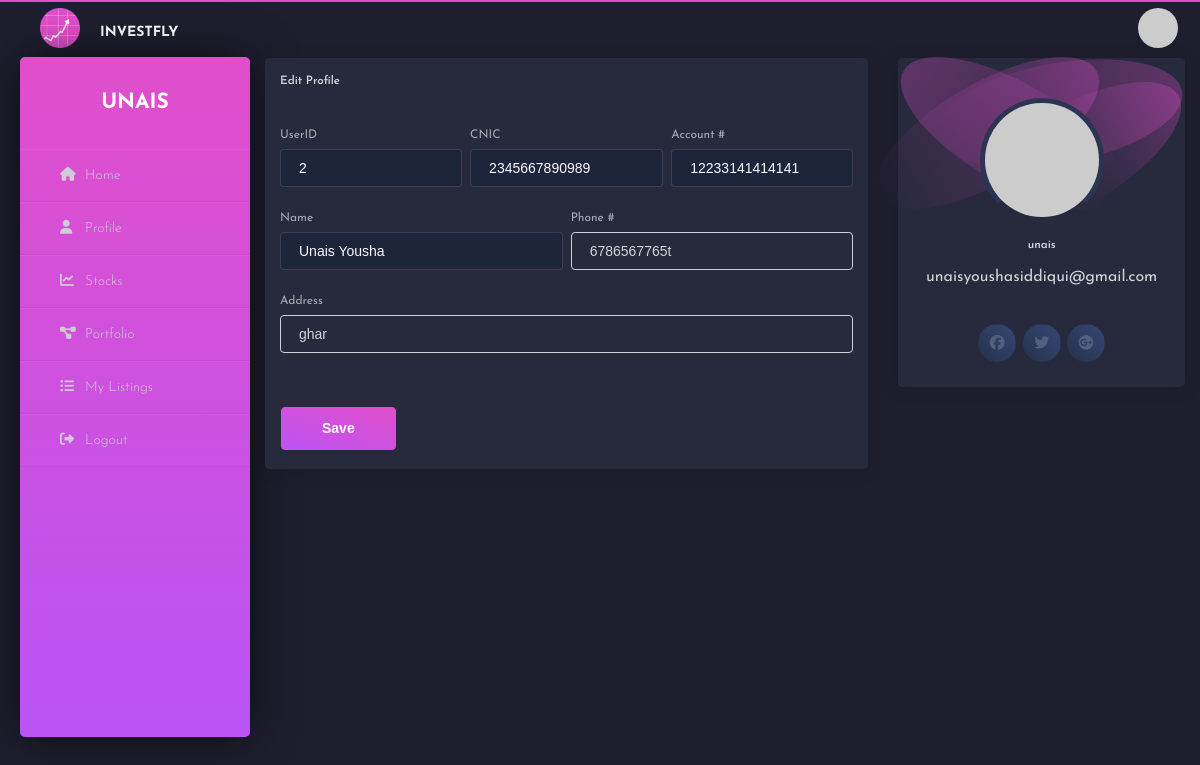
Page /profile (signed in) on the committed database.
### app/models.py (models this page shows, shortened)
class user_login(UserMixin, db.Model):
    id = db.Column(db.Integer, primary_key=True, nullable=False)
    username = db.Column(db.String(64), index=True, unique=True, nullable=False)
    email = db.Column(db.String(120), index=True, unique=True, nullable=False)
    password_hash = db.Column(db.String(128))
    def avatar(self, size):
        digest = md5(self.email.lower().encode('utf-8')).hexdigest()
        return 'https://www.gravatar.com/avatar/{}?d=identicon&s={}'.format(digest, size)

class user_info(db.Model):
    id = db.Column(db.Integer, primary_key=True, nullable=False)
    user_id = db.Column(db.Integer, db.ForeignKey('user_login.id',onupdate='CASCADE',ondelete='CASCADE'),unique=True, nullable=False)
    fname= db.Column(db.String(20))
    phone= db.Column(db.String, unique=True, nullable=False)
    acc_num= db.Column(db.Integer, unique=True, nullable=False)
    cnic= db.Column(db.Integer, unique=True, nullable=False)
    addr= db.Column(db.String(50))

### app/routes.py (the view)
@app.route('/profile', methods = ['GET', 'POST'])
@login_required
def profile():
    user = user_info.query.filter_by(user_id=current_user.id).first_or_404()
    form = EditProfileForm()
    if form.validate_on_submit():
        if user_info.valid_phone_num(form.phone.data):
            user.phone = form.phone.data
            user.addr = form.addr.data
            db.session.commit()
    return render_template('profile.html',user=user,form=form)

### app/forms.py
class EditProfileForm(FlaskForm):
    phone = StringField('Phone Number')
    addr = TextField('Phone Number')
    submit = SubmitField('Submit')

### app/models.py (called while the page is built)
@app.before_request
def before_request():
    session.permanent = True
    app.permanent_session_lifetime = timedelta(seconds=600)

@login.user_loader
def load_user(id):
    return user_login.query.get(int(id))

### app/templates/profile.html (shortened to what this page needs)
{% extends "base2.html" %}
{% block head %}
	<link rel= "stylesheet" type= "text/css" href= "{{url_for('static',filename='css/profile.css')}}">
{% endblock %}
{% block content %}
<div class="rowm">
  <div class="col-md-8">
    <div class="card">
      <div class="card-header">
        <h5 class="title">Edit Profile</h5>
      </div>
      <div class="card-body">
        <form action="" method="post" novalidate>
          <div class="row">
            <div class="col-md-5 pr-md-1">
              <div class="form-group">
                <label>UserID</label>
                <input type="text" class="form-control" disabled="" placeholder="{{ current_user.id }}">
              </div>
            </div>
            <div class="col-md-3 px-md-1">
              <div class="form-group">
                <label>CNIC</label>
                <input type="text" class="form-control" disabled="" placeholder="{{ user.cnic }}">
              </div>
            </div>
            <div class="col-md-4 pl-md-1">
              <div class="form-group">
                <label >Account #</label>
                <input class="form-control" disabled="" placeholder="{{ user.acc_num }}">
              </div>
            </div>
          </div>
          <div class="row">
            <div class="col-md-6 pr-md-1">
              <div class="form-group">
                <label>Name</label>
                <input type="text" class="form-control" disabled="" placeholder="{{user.fname}}">
              </div>
            </div>
            <div class="col-md-6 pl-md-1">
              <div class="form-group">
                <label>Phone #</label>
                <input type="text" class="form-control" placeholder="{{ user.phone }}" value="{{ user.phone }}" name="phone" maxlength="11" pattern="\d*" >
              </div>
            </div>
          </div>
          <div class="row">
            <div class="col-md-12">
              <div class="form-group">
                <label>Address</label>
                <input type="text" class="form-control" placeholder="{{ user.addr}}" value="{{ user.addr }}" name="addr">
              </div>
            </div>
          </div>
      </div>
      <div class="card-footer">
        <button type="submit" class="btn btn-fill btn-primary">Save</button>
      </div>
    </div>
  </div>
  <div class="col-md-4">
    <div class="card card-user">
      <div class="card-body">
        <p class="card-text">
          <div class="author">
            <a href="javascript:void(0)">
              <img class="avatar" src="{{current_user.avatar(128)}}" >
              <h5 class="title">
                {{ current_user.username }}
              </h5>
            </a>
            <p class="description">
              {{ current_user.email }}
            </p>
          </div>
        </p>
      </div>
      <div class="card-footer">
        <div class="button-container">
          <button href="javascript:void(0)" class="btn btn-icon btn-round btn-facebook">
            <i class="fab fa-facebook"></i>
          </button>
          <button href="javascript:void(0)" class="btn btn-icon btn-round btn-twitter">
            <i class="fab fa-twitter"></i>
          </button>
          <button href="javascript:void(0)" class="btn btn-icon btn-round btn-google">
            <i class="fab fa-google-plus"></i>
          </button>
        </div>
      </div>
    </div>
  </div>
</div>
{% endblock %}

### app/templates/base2.html (shortened to what this page needs)
<!DOCTYPE html>
<html lang="en">
<head>
    <link rel= "stylesheet" type= "text/css" href= "{{url_for('static',filename='css/base2.css')}}">
    {% block head %}{% endblock %}
</head>
<body>
<div class="wrapper">
    <img class="img" src="{{url_for('static',filename='img/logo1.png')}}" width="40" height="40" alt="" loading="lazy">
    <div class="header">
        <h4>INVESTFLY</h4>
    </div>
    <img class="user" src="{{current_user.avatar(128)}}" width="40" height="40" alt="" loading="lazy">
    <div class="sidebar">
        <h2>{{current_user.username}}</h2>
        <ul>
            <li><a href="{{ url_for('home_page' )}}"><i class="fas fa-home"></i>Home</a></li>
            <li><a href="{{ url_for('profile') }}"><i class="fas fa-user"></i>Profile</a></li>
            <li><a href="{{ url_for('stocks') }}"><i class="fas fa-chart-line"></i>Stocks</a></li>
            <li><a href="{{ url_for('portfolio') }}"><i class="fas fa-project-diagram"></i>Portfolio</a></li>
            <li><a href="{{ url_for('myListings') }}"><i class="fas fa-list-ul"></i>My Listings</a></li>
            <li><a href="{{ url_for('logout') }}"><i class="fas fa-sign-out-alt"></i>Logout</a></li>
        </ul>
    </div>
</div>
{% block content%}
{% endblock %}
</body>
</html>

### app/Static/css/base2.css (style rules this page uses)
* { margin: 0; padding: 0; box-sizing: border-box; list-style: none; text-decoration: none; font-family: 'Josefin Sans', sans-serif; }
::placeholder { color:ghostwhite; }
body { background-color: rgb(2, 11, 37); }
.wrapper { border-top: 2px solid #e14eca; width: 100%; display: flex; position: relative; }
.wrapper .sidebar { margin-left: 20px; margin-top: 55px; width: 230px; height: 85%; background: #ba54f5; background: -webkit-linear-gradient(0deg, #ba54f5 0%, #e14eca 100%); background: -o-linear-gradient(0deg, #ba54f5 0%, #e14eca 100%); background: -moz-linear-gradient(0deg, #ba54f5 0%, #e14eca 100%); background: linear-gradient(0deg, #ba54f5 0%, #e14eca 100%); padding: 30px 0px; position: fixed; border-radius: 5px; box-shadow: 0px 0px 45px 0px rgba(0, 0, 0, 0.6); display: block; overflow: auto; }
.wrapper .sidebar h2 { color: #fff; text-transform: uppercase; text-align: center; margin-bottom: 30px; }
.wrapper .sidebar ul li { padding: 15px; border-bottom: 1px solid #bdb8d7; border-bottom: 1px solid rgba(0,0,0,0.05); border-top: 1px solid rgba(255,255,255,0.05); }
.wrapper .sidebar ul li a { margin-left: 25px; color: #cecdd5; display: block; }
.wrapper .sidebar ul li a .fas { width: 25px; }
.wrapper .header { padding-top: 20px; background: #1e1e2f; color: white; text-transform: uppercase; text-align: center; margin-left: 20px; }
.wrapper .img { margin-top: 6px; margin-left: 40px; }
.wrapper .user { border-radius: 50%; margin-left: 80% ; margin-top: 6px; }

### rows in the picture
user_login: username "UNAIS", id "2", username "unais", email "unaisyoushasiddiqui@gmail.com"
user_info: cnic "2345667890989", acc_num "12233141414141", fname "Unais Yousha", phone "6786567765t", addr "ghar"
